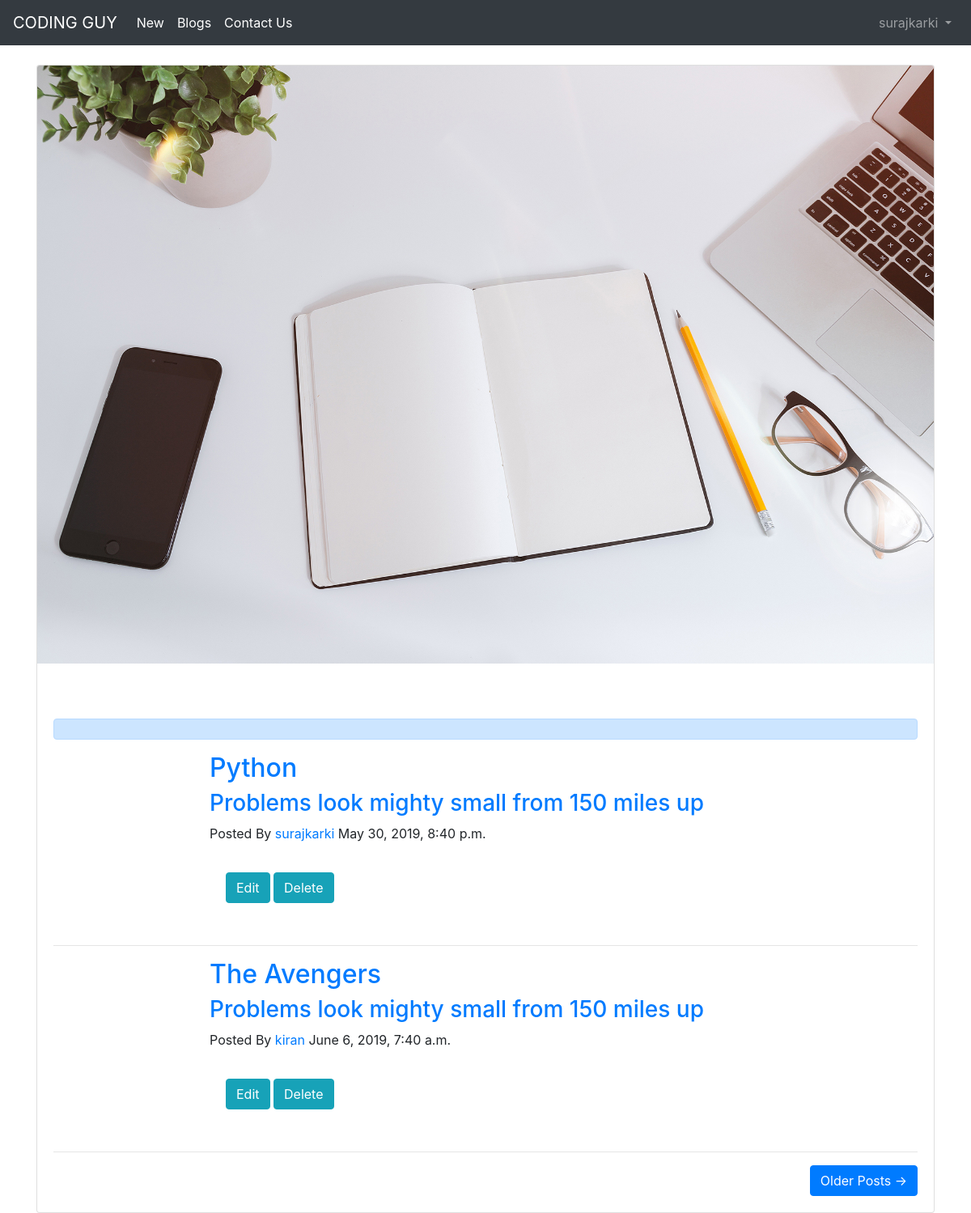
Screenshot of /articles/ (signed in) with the database file from the repository.
### users/models.py (models this page shows)
class CustomUser(AbstractUser):                # Class for custom user.
    age = models.PositiveIntegerField(null=True, blank=True)

### articles/models.py (models this page shows, shortened)
class Article(models.Model):
   title = models.CharField(max_length=255)
   body = models.TextField()
   date = models.DateTimeField(auto_now_add=True)
   author = models.ForeignKey(
     get_user_model(),
     on_delete=models.CASCADE,
    )

### articles/views.py (the view)
# urls.py: path('', ArticleListView.as_view(), name='article_list'),
class ArticleListView(LoginRequiredMixin,ListView):
      model = Article
      template_name = 'articles/article_list.html'
      login_url = 'login'

### articles/templates/articles/article_list.html (shortened to what this page needs)
{% extends 'users/base.html' %}
{% load static %}
{% block content %}
<div class="card">
    <img class="card-img-top" src="{% static 'users/images/home-bg.jpg' %}" alt="Card image cap">
    <div class="card-body">
    <br><br><div class="alert alert-primary" role="alert">
    </div>
    {% for article in object_list %}
        <div class="container">
            <div class="row">
                <div class="col-lg-8 col-md-10 mx-auto">
                    <div class="post-preview">
                        <a href="{% url 'article_detail' article.pk %}">
                            <h2 class="post-title">
                            {{ article.title }}
                            </h2>
                            <h3 class="post-subtitle">
                            Problems look mighty small from 150 miles up
                            </h3>
                        </a>
                        <p class="post-meta">Posted By
                            <a href="#">{{ article.author }}</a>
                        {{ article.date }}</p>
                        <div class="card-body">
                            <a href="{% url 'article_edit' article.pk %}" class="btn btn-info" role="button">Edit</a>
                            <a href="{% url 'article_delete' article.pk %}" class="btn btn-info" role="button">Delete</a></p>
                        </div>
                    </div>
                </div>
            </div>
        </div>
        <hr>
    {% endfor %}
    <div class="clearfix">
        <a class="btn btn-primary float-right" href="#">Older Posts &rarr;</a>
    </div>
</div>
</div>
</div>
{% endblock content %}

### users/templates/users/base.html (shortened to what this page needs)
<!doctype html>
{% load static %}
<html lang="en">
	<head>
		<link rel="stylesheet"
			href="https://stackpath.bootstrapcdn.com/bootstrap/4.1.3/css/\
			bootstrap.min.css"
			integrity="sha384-MCw98/SFnGE8fJT3GXwEOngsV7Zt27NXFoaoApmYm81i\
			uXoPkFOJwJ8ERdknLPMO"
>
	</head>
	<body>
		<nav class="navbar navbar-expand-md navbar-dark bg-dark mb-4">
			<a class="navbar-brand" href="{% url 'home' %}">CODING GUY</a>
			<div class="collapse navbar-collapse" id="navbarCollapse">
				{% if user.is_authenticated %}
					<div class="collapse navbar-collapse" id="navbarNav">
						<ul class="navbar-nav">
							<li class="nav-item active">
								<a class="nav-link" href="{% url 'article_new' %}">New <span class="sr-only">(current)</span></a>
							</li>
						</ul>
						<ul class="navbar-nav">
							<li class="nav-item active">
								<a class="nav-link" href="{% url 'article_list' %}">Blogs<span class="sr-only">(current)</span></a>
							</li>
						</ul>
						<ul class="navbar-nav">
							<li class="nav-item active">
								<a class="nav-link" href="/users/contact">Contact Us <span class="sr-only">(current)</span></a>
							</li>
						</ul>
						<ul class="navbar-nav ml-auto">
							<li class="nav-item">
								<a class="nav-link dropdown-toggle" href="#" id="userMenu"
									data-toggle="dropdown" aria-haspopup="true"
									aria-expanded="false">
									{{ user.username }}
								</a>
							</li>
						</ul>
					{% endif %}
				</div>
			</div>
		</nav>
		<div class="container">
			{% block content %}
			{% endblock content %}
	</body>
</html>

### rows the page displays
CustomUser: username "surajkarki"
Article: title "Python", author "surajkarki", date "May 30, 2019, 8:40 p.m."
Article: title "The Avengers", author "kiran", date "June 6, 2019, 7:40 a.m."
